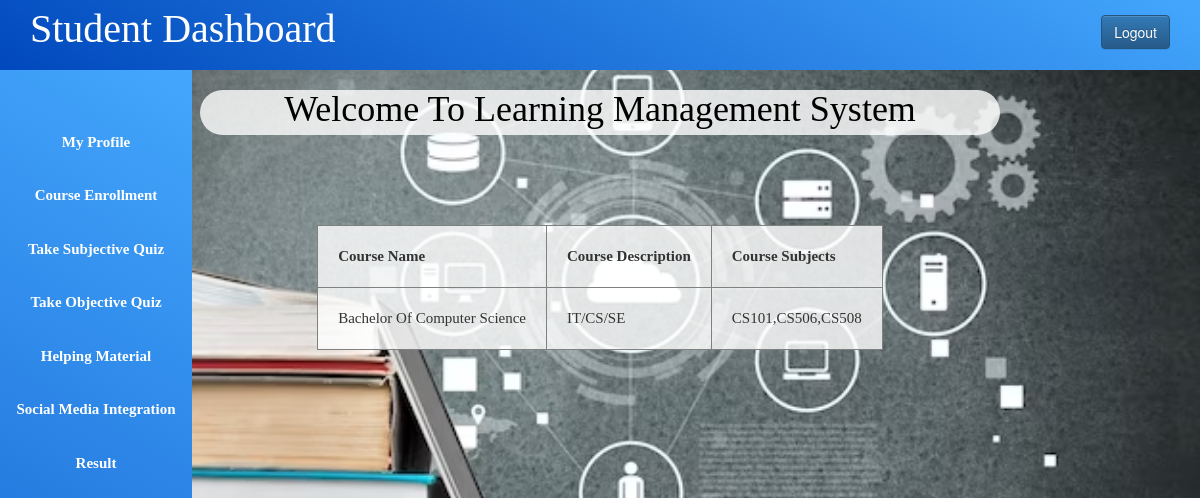
Screenshot of /studenthome.php (signed in) with the database file from the repository.
### tables this page shows
CREATE TABLE IF NOT EXISTS `courses` (
  `id` int NOT NULL AUTO_INCREMENT,
  `name` varchar(60) DEFAULT NULL,
  `description` text,
  `subjects` varchar(120) DEFAULT NULL,
  `duration` varchar(30) DEFAULT NULL,
  PRIMARY KEY (`id`)
);

### studenthome.php (the view, shortened to what this page needs)
<!DOCTYPE html>
<html>
<head>
	<?php
	include 'student_css.php';
	?>
</head>
<body>
	<?php
	include 'student_sidebar.php';
	?>
	<div>
	<center>
	<h1 class="decoration">Welcome To Learning Management System</h1>
	<br><br>
	<br><br>
	<?php
		if(isset($_SESSION['id'])){
	$std_id = $_SESSION['id'];
	$host="localhost";
	$user="root";
	$password="";
	$db="lms";
	$data=mysqli_connect($host, $user, $password, $db);
	$sql="SELECT * FROM studentcourses WHERE std_id='".$std_id."'";
		$result=mysqli_query($data, $sql);
		if($result->num_rows > 0){
		$row=mysqli_fetch_array($result);
		$enroll_id = $row["enroll_id"];
		$sql2="SELECT * from courses WHERE id='".$enroll_id."'";
		$result2=mysqli_query($data, $sql2);
	?>
	<table style="background-color: rgba(255, 255, 255, 0.8); /* Semi-transparent white background */" border="1px">
		<tr>
			<th style="padding: 20px; font-size: 15px; font-family: verdana;">Course Name</th>
			<th style="padding: 20px; font-size: 15px; font-family: verdana;">Course Description</th>
			<th style="padding: 20px; font-size: 15px; font-family: verdana;">Course Subjects</th>
		</tr>
		<?php
		while($info=mysqli_fetch_array($result2)){
		?>
		<tr>
			<td style="font-family: cursive !important; padding: 20px; font-size: 15px;"><?php echo $info['name'] ?></td>
			<td style="font-family: cursive !important; padding: 20px; font-size: 15px;"><?php echo $info['description'] ?></td>
			<td style="font-family: cursive !important; padding: 20px; font-size: 15px;"><?php echo $info['subjects'] ?></td>
		</tr>
		<?php
		}
		?>
	</table>
	<?php
		}
		else
		{
			echo "<b><h3>Courses not Found! Please Select The Course..</h3></b>";
		}
}
	?>
	</center>
	</div>
</body>
</html>

### admin.css (style rules this page uses)
* { margin: 0px; padding: 0px; }

### studenthome.php (style rules this page uses)
body { background-image: url('studentbackground.jpg'); background-repeat: no-repeat; background-position: center; background-size: cover; width: 100%; height: 641px; margin: 0; }
.decoration { style="font-family: verdana; text-shadow: 5px 5px 10px #aaa; font-family: cursive !important; color: black; background-color: rgba(255, 255, 255, 0.8); width: 800px; border-radius: 25px; padding-bottom: 5px;" }

### rows the page displays
courses: name "Bachelor Of Computer Science", description "IT/CS/SE", subjects "CS101,CS506,CS508"
